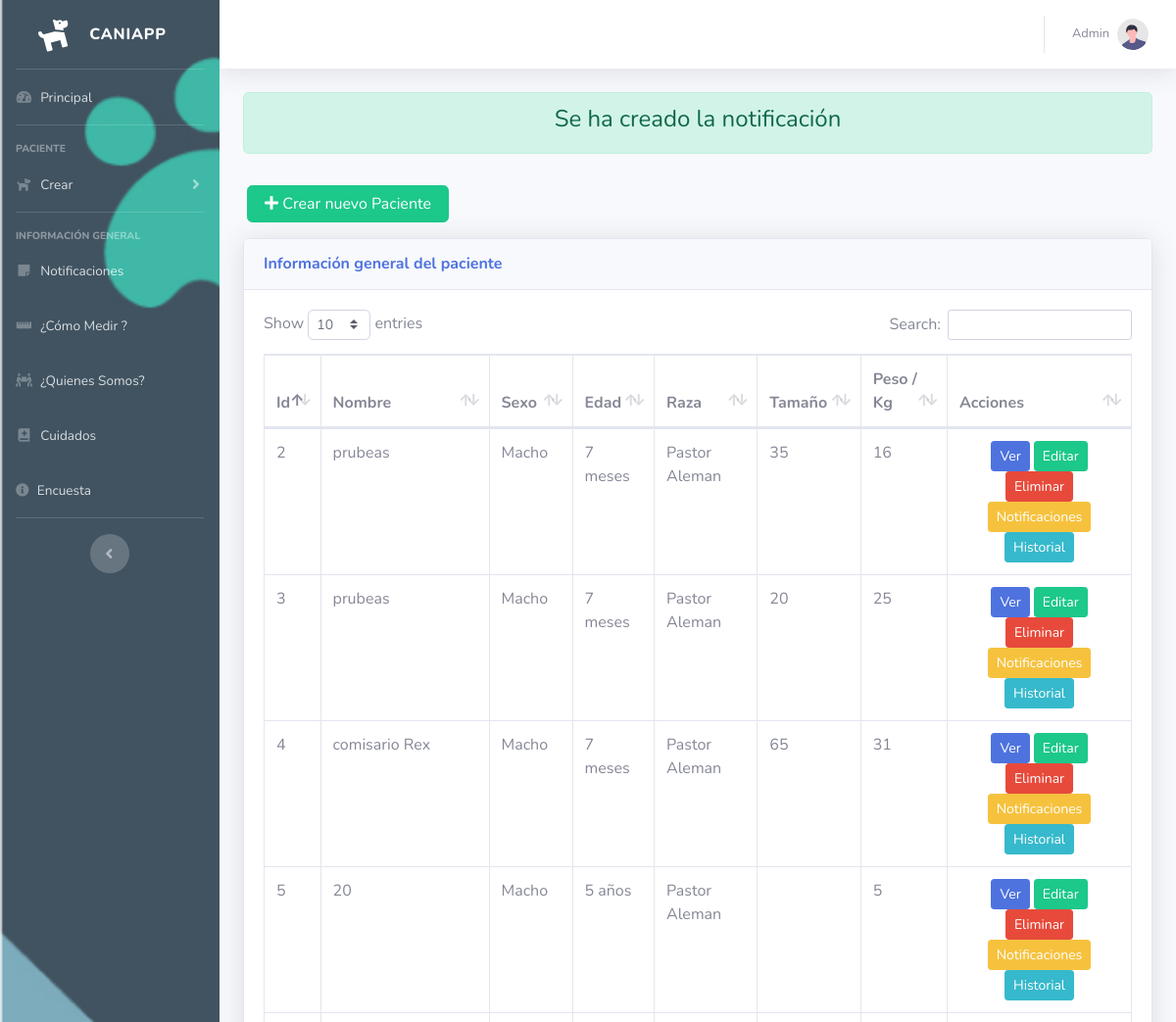
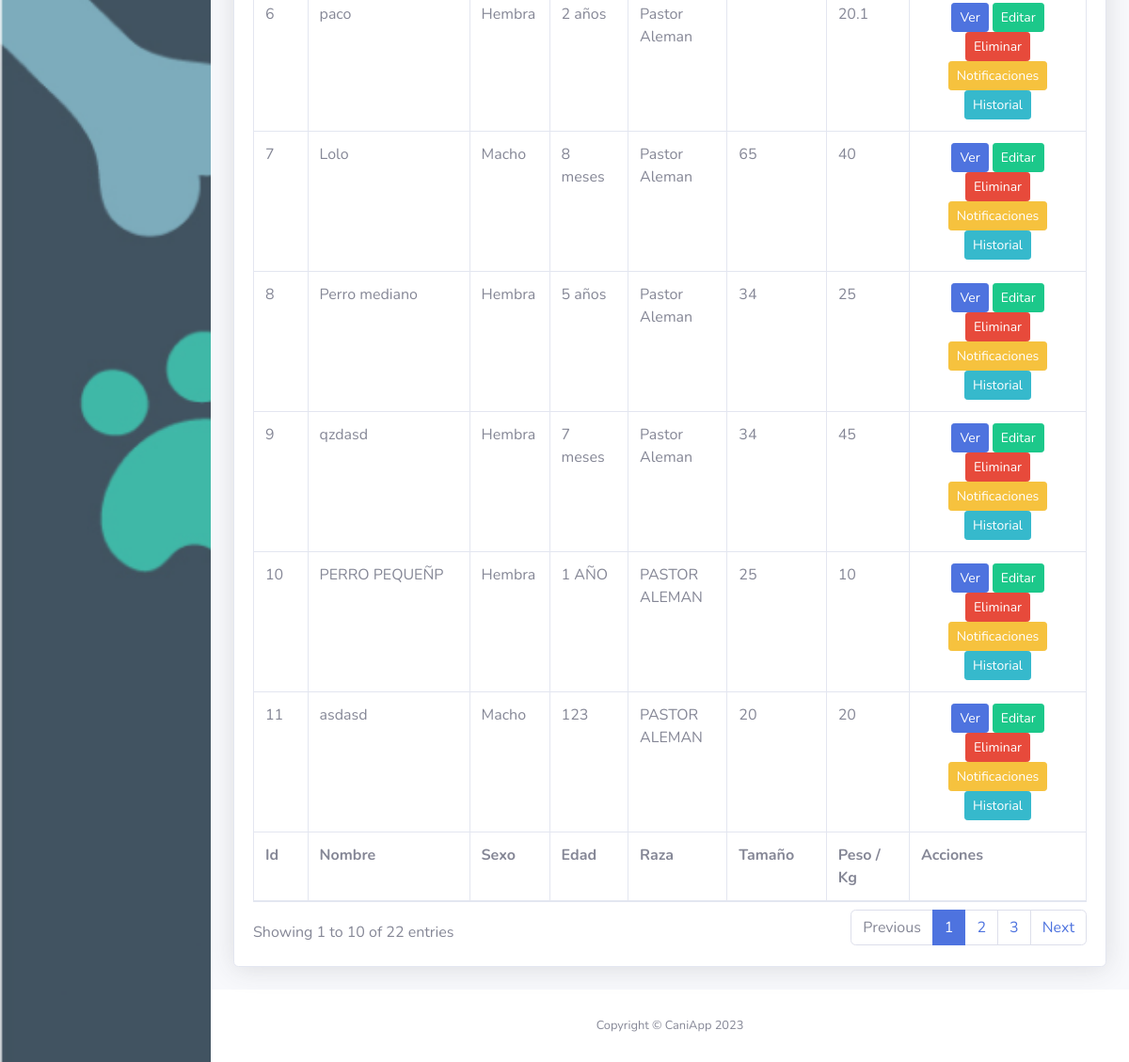
The app's page /index.php/admin/guardar_notificacion with its own data (2 pictures, top to bottom).
### tables this page shows
CREATE TABLE `paciente` (
  `idpaciente` int(11) NOT NULL,
  `nombre_canino` varchar(45) DEFAULT NULL,
  `sexo_canino` varchar(45) DEFAULT NULL,
  `edad_canino` varchar(45) DEFAULT NULL,
  `raza_canino` varchar(45) DEFAULT NULL,
  `peso_canino` varchar(45) DEFAULT NULL,
  `tamano_canino` varchar(45) DEFAULT NULL,
  `ancho_cadera` varchar(45) DEFAULT NULL,
  `altura_femur_suelo` varchar(45) DEFAULT NULL,
  `altura_ingle_suelo` varchar(45) DEFAULT NULL,
  `logintud_hombro_hombro` varchar(45) DEFAULT NULL,
  `circunferencia_pecho` varchar(45) DEFAULT NULL,
  `circunferencia_cuello` varchar(45) DEFAULT NULL,
  `observaciones` varchar(45) DEFAULT NULL,
  `img_uno` longtext DEFAULT NULL,
  `img_dos` longtext DEFAULT NULL,
  `img_tres` longtext DEFAULT NULL,
  `id_padre` int(11) DEFAULT NULL,
  `estado` varchar(45) DEFAULT '1'
);

### application/controllers/Admin.php (called while the page is built, shortened)
<?php
class Admin extends CI_Controller
{
	public function __construct()
	{
		$this->load->model("Caniapp_model");
	}
	public function guardar_notificacion()
	{
		$fechaCreacion = date('Y-m-d H:i:s');
		$result['msg'] = "Se ha creado la notificación";
		$idPaciente = $this->input->post('idPaciente');
		$notificacion = $this->input->post('notificacion');
		$result['paciente'] = $this->Caniapp_model->allPacientes();
		$idPadre = $this->Caniapp_model->viewInformacionCliente($idPaciente);
		$data = array(
			'notificacion' => $notificacion,
			'id_padre' => $idPadre[0]->id_padre,
			'fecha_notificacion' => $fechaCreacion,
		);
		$this->Caniapp_model->insertarNotificacion($data);
		$this->load->view('main/head');
		$this->load->view('admin', $result);
		$this->load->view('main/footer');
	}
}

### index.php (called while the page is built, shortened)
<?php
require_once BASEPATH.'core/CodeIgniter.php';

### application/models/Caniapp_model.php (called while the page is built, shortened)
<?php defined('BASEPATH') or exit('No direct script access allowed');
class Caniapp_model extends CI_Model
{
    public function allPacientes()
    {
        $this->db->select('*');
        $this->db->where('estado !=', '0');
        $this->db->join('padre_mascota pm', 'pm.idpadre_mascota = p.id_padre');
        $query = $this->db->get('paciente p');
        if ($query->num_rows() > 0) {
            return $query->result();
        } else {
            return false;
        }
    }
    public function viewInformacionCliente($id)
    {
        $this->db->select('*');
        $this->db->where('idpaciente', $id);
        $this->db->join('padre_mascota pm', 'pm.idpadre_mascota = p.id_padre');
        $query = $this->db->get('paciente p');
        if ($query->num_rows() > 0) {
            return $query->result();
        } else {
            return false;
        }
    }
    public function insertarNotificacion($data)
    {
        $this->db->insert('notificaciones', $data);
    }
}

### application/views/admin.php (the view)
<div class="container-fluid">
    <?php if ($msg) { ?>
        <div class="alert alert-success text-center" role="alert">
            <h4><?= $msg ?></h4>
        </div>
    <?php } ?>
    <div class="row">
        <div class="col-lg-3 p-3">
            <a class="btn btn-success btn-block" href="<?= base_url('Admin/new') ?>"><i class="fas fa fa-plus"></i> Crear nuevo Paciente</a>
        </div>
    </div>
    <div class="card shadow mb-4">
        <div class="card-header py-3">
            <h6 class="m-0 font-weight-bold text-primary">Información general del paciente</h6>
        </div>
        <div class="card-body">
            <div class="table-responsive">
                <table class="table table-bordered" id="dataTable" width="100%" cellspacing="0">
                    <thead>
                        <tr>
                            <th>Id</th>
                            <th>Nombre</th>
                            <th>Sexo</th>
                            <th>Edad</th>
                            <th>Raza</th>
                            <th>Tamaño</th>
                            <th>Peso / Kg</th>
                            <th>Acciones</th>
                        </tr>
                    </thead>
                    <tfoot>
                        <tr>
                            <th>Id</th>
                            <th>Nombre</th>
                            <th>Sexo</th>
                            <th>Edad</th>
                            <th>Raza</th>
                            <th>Tamaño</th>
                            <th>Peso / Kg</th>
                            <th>Acciones</th>
                        </tr>
                    </tfoot>
                    <tbody>
                        <?php if ($paciente) { ?>
                            <?php foreach ($paciente as $p) { ?>
                                <tr id="<?= $p->idpaciente ?>">
                                    <td><?= $p->idpaciente ?></td>
                                    <td><?= $p->nombre_canino ?></td>
                                    <td><?= $p->sexo_canino ?></td>
                                    <td><?= $p->edad_canino ?></td>
                                    <td><?= $p->raza_canino ?></td>
                                    <td><?= $p->tamano_canino ?></td>
                                    <td><?= $p->peso_canino ?></td>
                                    <td class="text-center">
                                        <a href="<?= base_url() ?>Admin/view/<?= $p->idpaciente ?>" class="btn btn-primary btn-sm">
                                            <span class="text">Ver</span>
                                        </a>
                                        <a href="<?= base_url() ?>Admin/edit/<?= $p->idpaciente ?>" class="btn btn-success btn-sm">
                                            <span class="text">Editar</span>
                                        </a>
                                        <button class="btn btn-danger btn-sm remove">Eliminar</button>
                                        <a href="<?= base_url() ?>Admin/notification/<?= $p->idpaciente ?>" class="btn btn-warning btn-sm">
                                            <span class="text">Notificaciones</span>
                                        </a>
                                        <a href="<?= base_url() ?>Admin/historial/<?= $p->idpaciente ?>" class="btn btn-info btn-sm">
                                            <span class="text">Historial</span>
                                        </a>
                                    </td>
                                </tr>
                            <?php } ?>
                        <?php } ?>
                    </tbody>
                </table>
            </div>
        </div>
    </div>
</div>

### records on screen
paciente: idpaciente "2", nombre_canino "prubeas", sexo_canino "Macho", edad_canino "7 meses", raza_canino "Pastor Aleman", tamano_canino "35", peso_canino "16"
paciente: idpaciente "3", nombre_canino "prubeas", sexo_canino "Macho", edad_canino "7 meses", raza_canino "Pastor Aleman", tamano_canino "20", peso_canino "25"
paciente: idpaciente "4", nombre_canino "comisario Rex", sexo_canino "Macho", edad_canino "7 meses", raza_canino "Pastor Aleman", tamano_canino "65", peso_canino "31"
paciente: idpaciente "5", nombre_canino "20", sexo_canino "Macho", edad_canino "5 años", raza_canino "Pastor Aleman", peso_canino "5"
paciente: idpaciente "6", nombre_canino "paco", sexo_canino "Hembra", edad_canino "2 años", raza_canino "Pastor Aleman", peso_canino "20.1"
paciente: idpaciente "7", nombre_canino "Lolo", sexo_canino "Macho", edad_canino "8 meses", raza_canino "Pastor Aleman", tamano_canino "65", peso_canino "40"
paciente: idpaciente "8", nombre_canino "Perro mediano", sexo_canino "Hembra", edad_canino "5 años", raza_canino "Pastor Aleman", tamano_canino "34", peso_canino "25"
paciente: idpaciente "9", nombre_canino "qzdasd", sexo_canino "Hembra", edad_canino "7 meses", raza_canino "Pastor Aleman", tamano_canino "34", peso_canino "45"
paciente: idpaciente "10", nombre_canino "PERRO PEQUEÑP", sexo_canino "Hembra", edad_canino "1 AÑO", raza_canino "PASTOR ALEMAN", tamano_canino "25", peso_canino "10"
paciente: idpaciente "11", nombre_canino "asdasd", sexo_canino "Macho", edad_canino "123", raza_canino "PASTOR ALEMAN", tamano_canino "20", peso_canino "20"

### other values on screen
$msg "Se ha creado la notificación"
